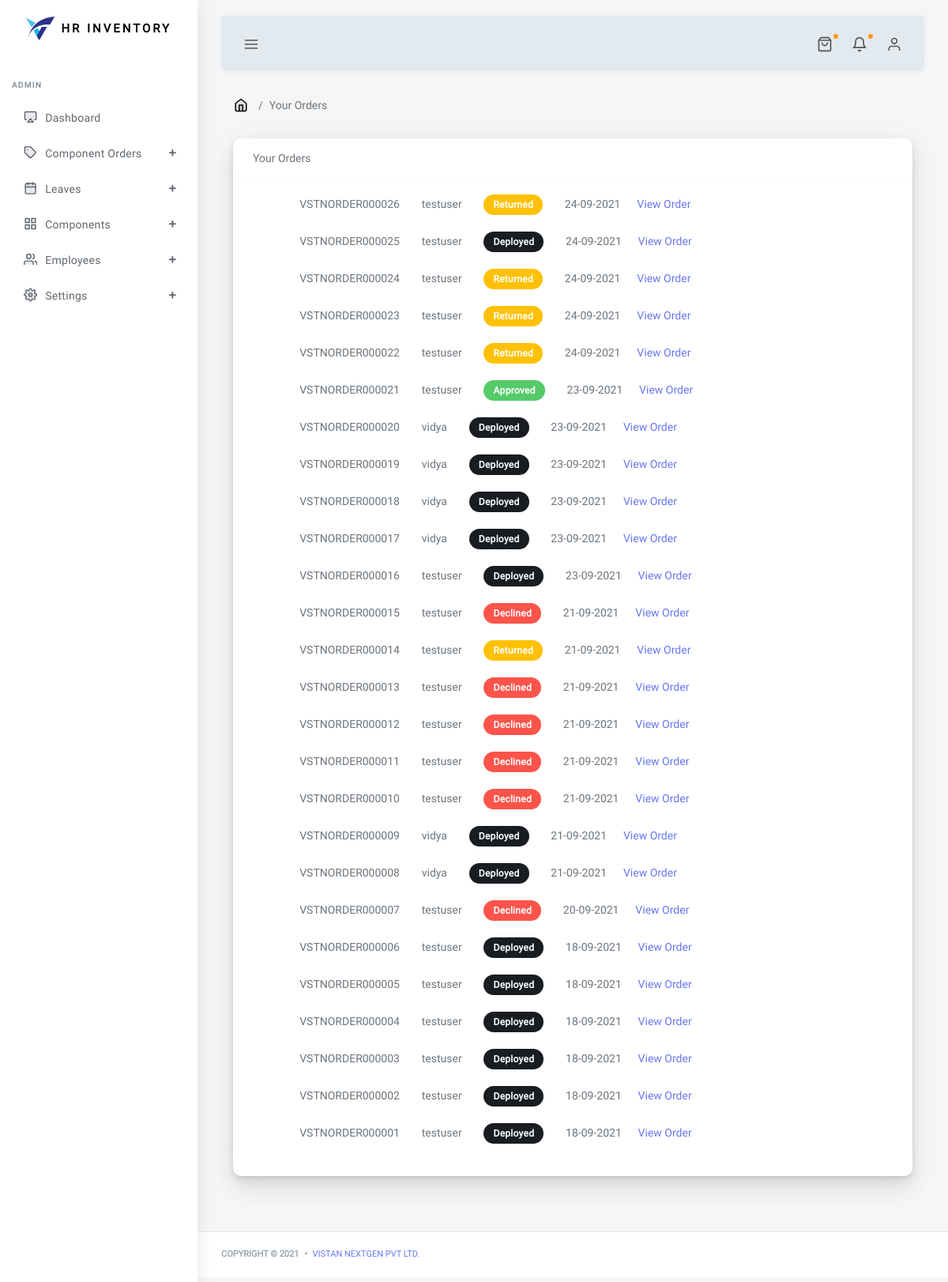
Before: /order/all-orders/ (signed in) with the older database file.
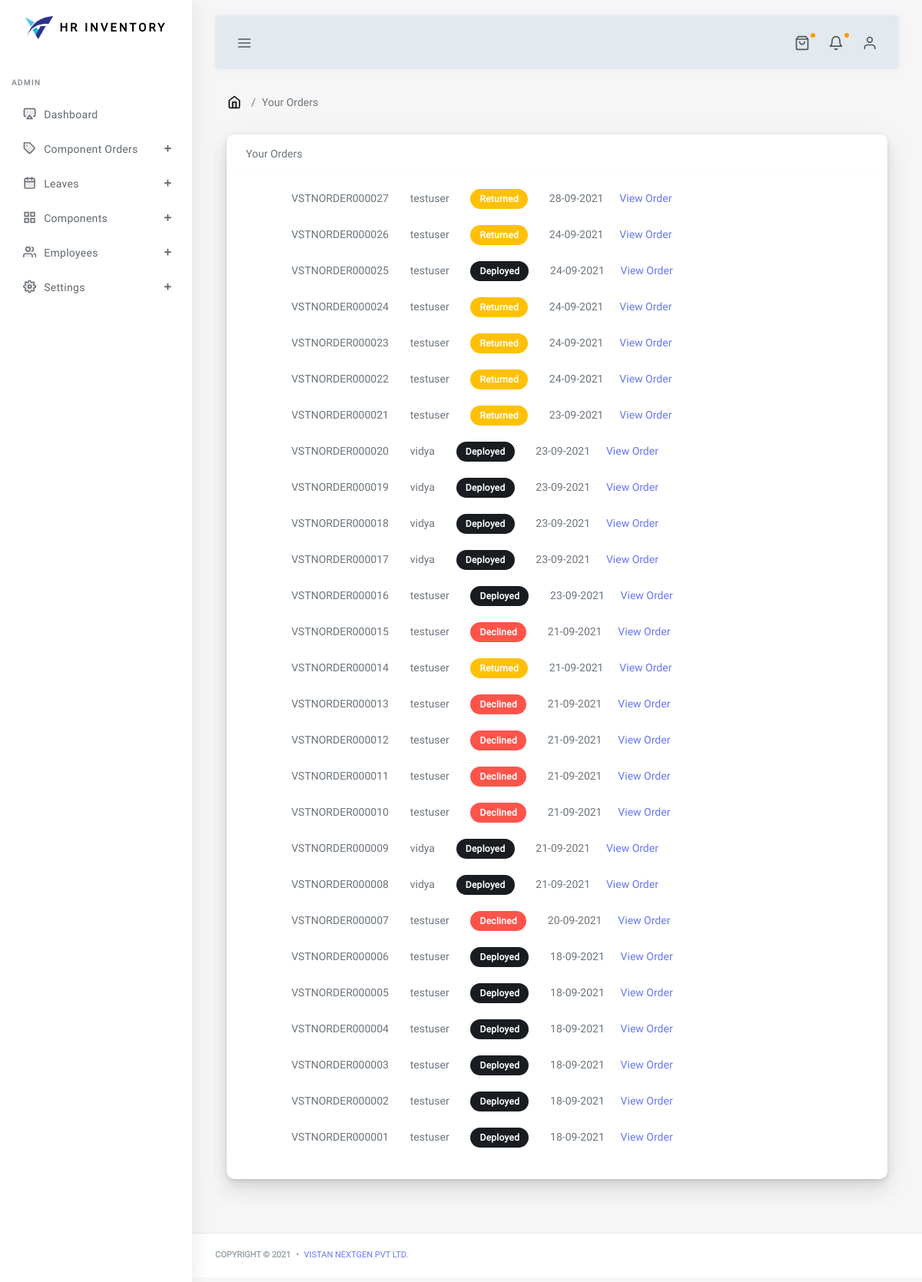
After: the same page with the newer database file.
### order/models.py (models this page shows, shortened)
class Order(models.Model):
    def auto_order_id():
        no = Order.objects.count()
        str1 = 'VSTNORDER'
        list2 = ['0','0','0','0','0', '0']
        item = no+1
        str_item = str(item)
        list_item = list(str_item)
        leng = len(list_item)
        con = 6-leng
        list2[con:] = list_item
        result = ''.join(map(str, list2))
        final = str1+result
        return final
    order_id = models.CharField(max_length = 25, unique = True, default=auto_order_id, editable = False)
    created_at = models.DateTimeField(auto_now_add = True)
    username = models.CharField(max_length =25, editable=False)
    email = models.CharField(max_length =100, editable=False)
    order_choices = (
        ('requested', 'requested'),
        ('approve', 'approve'),
        ('decline', 'decline'),
        ('deploy', 'deploy'),
        ('return', 'return'),
    )
    status = models.CharField(max_length = 50, choices = order_choices, default='requested')
    class Meta:
        verbose_name = 'Order'
        verbose_name_plural = 'Orders'
        ordering = ('-created_at',)

### order/views.py (the view)
# urls.py: path('all-orders/', views.all_order, name = 'all-orders'),
@staff_member_required(login_url='accounts:auth-login')
def all_order(request):
    orders = Order.objects.all()
    return render(request, 'order/all_orders.html',{'orders':orders})

### order/templates/order/all_orders.html (shortened to what this page needs)
{% extends 'base.html' %}
{% load static %}
{% block content %}
      <div class="main-content">
        <section class="section">
          <ul class="breadcrumb breadcrumb-style ">
            <li class="breadcrumb-item">
              <a href="index-2.html">
                <i data-feather="home"></i></a>
            </li>
            <li class="breadcrumb-item active">Your Orders</li>
          </ul>
          {% if orders %}
          <div class="container">
            <div class="card">
              <div class="card-header">Your Orders</div>
              <div class="row">
                <div class="col-1">
                </div>
                <div class="col-9 card-body">
                  {% for i in orders%}
                    {{i.order_id}} &nbsp;&nbsp;&nbsp;&nbsp;&nbsp;&nbsp;
                    {{i.username}} &nbsp;&nbsp;&nbsp;&nbsp;&nbsp;&nbsp;
                    {% ifequal i.status 'approve'%} <div class="badge badge-success">{{i.status|title}}d</div> {% endifequal %}
                    {% ifequal i.status 'decline'%} <div class="badge badge-danger">{{i.status|title}}d</div> {% endifequal %}
                    {% ifequal i.status 'return'%} <div class="badge badge-warning">{{i.status|title}}ed</div> {% endifequal %}
                    {% ifequal i.status 'deploy' %} <div class="badge badge-dark">{{i.status|title}}ed</div>{% endifequal %}
                    {{i.created_at|date:"d-m-Y"}}
                    &nbsp;&nbsp;&nbsp;&nbsp;<a class="text-center"
                                               href="{% url 'order:order-detail-admin' i.id %}">
                                               View Order
                                               </a> <br><br>
                  {% endfor %}
                </div>
                <div class="col-2"></div>
              </div>
             </div>
          </div>
          {% endif %}
        </section>
    </div>
{% endblock %}

### templates/base.html (shortened to what this page needs)
<!DOCTYPE html>
<html lang="en">
{% load static %}
<head>
  <link rel="stylesheet" href="{% static "assets/css/app.min.css" %}">
  <link rel="stylesheet" href="{% static "assets/css/style.css" %}">
  <link rel="stylesheet" href="{% static "assets/css/components.css" %}">
  <link rel="stylesheet" href="{% static "assets/bundles/jqvmap/dist/jqvmap.min.css" %}">
  <link rel="stylesheet" href="{% static "assets/css/custom.css" %}">
  <link rel="stylesheet" href="{% static "assets/css/mystyle.css" %}">
  <link rel="stylesheet" href="{% static "assets/bundles/izitoast/css/iziToast.min.css" %}">
</head>
<body>
  <div id="app">
    <div class="main-wrapper main-wrapper-1">
        {% include 'navbar.html' %}
        {% include 'sidenav.html' %}
        {% block content %}
        {% endblock %}
      {% include 'footer.html' %}
    </div>
  </div>
</body>
</html>

### templates/navbar.html (shortened to what this page needs)
{% load static %}
<div class="navbar-bg"></div>
      <nav class="navbar navbar-expand-lg main-navbar sticky">
        <div class="form-inline mr-auto">
          <ul class="navbar-nav mr-3">
            <li><a href="#" data-toggle="sidebar" class="nav-link nav-link-lg
									collapse-btn"> <i data-feather="menu"></i></a></li>
          </ul>
        </div>
       <ul class="navbar-nav navbar-right">
        <li class="dropdown dropdown-list-toggle"><a href="#" data-toggle="dropdown"
          class="nav-link nav-link-lg message-toggle"><i data-feather="shopping-bag" class="shopping-bag"></i>
          <span class="badge headerBadge1">
          </span> </a>
      </li>
          <li class="dropdown dropdown-list-toggle"><a href="#" data-toggle="dropdown"
              class="nav-link nav-link-lg message-toggle"><i data-feather="bell" class="bell"></i>
              <span class="badge headerBadge1">
              </span> </a>
          </li>
          <li class="dropdown"><a href="#" data-toggle="dropdown"
              class="nav-link dropdown-toggle nav-link-lg nav-link-user"><i data-feather="user"></i></a>
          </li>
        </ul>
      </nav>

### templates/sidenav.html (shortened to what this page needs)
{% load static %}
<div class="main-sidebar sidebar-style-2 sticky">
        <aside id="sidebar-wrapper">
          <div class="sidebar-brand">
            <a href="{% url 'components:component-list-all' %}"> <img alt="image" src="{% static "assets/img/vistanlogo.png" %}" class="header-logo" />
            <span style="font-size: 65%;" class="logo-name">HR Inventory</span>
            </a>
          </div>
          <br><br>
          {% if request.user.is_staff %}
            {% include 'admin-sidenav.html' %}
          {% endif %}
          </aside>
      </div>

### templates/admin-sidenav.html (shortened to what this page needs)
<ul class="sidebar-menu">
            <li class="menu-header">ADMIN</li>
            <li>
              <a href="#" ><i
                  data-feather="airplay"></i><span>Dashboard</span></a>
            </li>
            <li class="dropdown">
              <a href="#" class="menu-toggle nav-link has-dropdown"><i data-feather="tag"></i><span>Component Orders</span></a>
            </li>
            <li class="dropdown">
              <a href="#" class="menu-toggle nav-link has-dropdown"><i data-feather="calendar"></i><span>Leaves</span></a>
            </li>
            <li class="dropdown">
              <a href="#" class="menu-toggle nav-link has-dropdown"><i data-feather="grid"></i><span>Components</span></a>
            </li>
            <li class="dropdown">
              <a href="#" class="menu-toggle nav-link has-dropdown"><i data-feather="users"></i><span>Employees</span></a>
            </li>
            <li class="dropdown">
              <a href="#" class="menu-toggle nav-link has-dropdown"><i data-feather="settings"></i><span>Settings</span></a>

### templates/footer.html (shortened to what this page needs)
      <footer class="main-footer">
        <div class="footer-left">
          Copyright &copy; 2021 <div class="bullet"></div> <a href="#">Vistan Nextgen Pvt Ltd. </a>
        </div>
      </footer>

Changed rows visible on the page:
added Order: order_id "VSTNORDER000027", username "testuser", status "Return", created_at "28-09-2021"
changed Order "VSTNORDER000021": status "Approve" → "Return"; text "d" → "ed"
